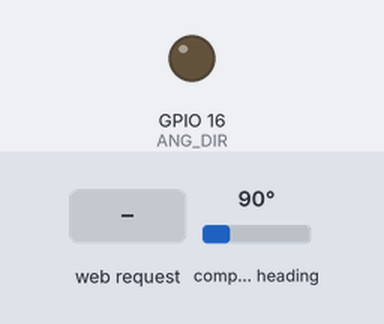
Bench run of a sketch on a simulated ESP32. Shown: output pins drawn as LEDs (lit = HIGH). The test bench sets the inputs (shaded band); at power-on: compass heading 90°. Storage starts empty; what the sketch prints to the serial monitor is not drawn.

Above: at 4.2 s.
4.3 s: HTTP request GET /toggleDIR received
At 5.7 s:
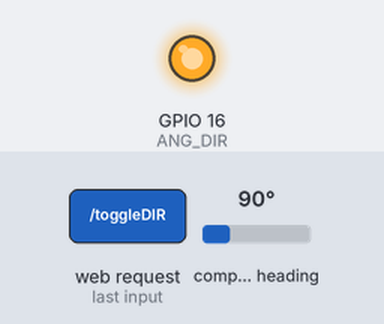
Timing chart, 0 to 7.3 s (numbered marks = the images above; inputs shaded):
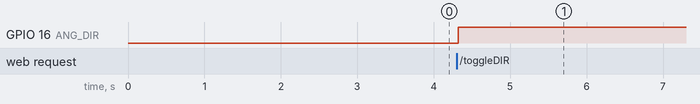

Measured:
- after the input at 4.3 s, GPIO 16 (ANG_DIR): LOW → HIGH at once

The sketch:

2026AS5600_V4.ino
```cpp
#include <WiFi.h>
#include <ESPAsyncWebServer.h>
#include <DNSServer.h>
#include <Wire.h>
#include <AS5600.h>
#include <LittleFS.h>
#include <esp_mac.h>

AS5600 encoder;
AsyncWebServer server(80);
DNSServer dnsServer;

const byte DNS_PORT = 53;

// --- CONFIGURACIÓN DE PINES Y CONSTANTES ---
#define ANG_SDA 10
#define ANG_SCL 11
#define ANG_DIR 16
#define ANG_GP0 17

#define AS5600_RAW_TO_DEGREES 0.087890625
#define DEG_TO_RAD 0.01745329251

// Variables de cinemática
unsigned long tiempoAnterior = 0;
float anguloTotal = 0, rawAnteriorRad = 0, velAngularAnt = 0;
float ang = 0, vel = 0, acel = 0;
bool estadoInvertido = false;

void setup() {
  Serial.begin(115200);
  delay(3000);

  // Configuración de Pines de Control
  pinMode(ANG_DIR, OUTPUT);
  pinMode(ANG_GP0, INPUT);
  digitalWrite(ANG_DIR, LOW); // Sentido normal inicial

  if(!LittleFS.begin(true)) return;

  Wire.begin(ANG_SDA, ANG_SCL);
  encoder.begin(255); // Nosotros controlamos DIR manualmente

  if (encoder.isConnected()) {
    float rawInitial = encoder.readAngle();
    rawAnteriorRad = (rawInitial * AS5600_RAW_TO_DEGREES) * DEG_TO_RAD;
  }

  // Red Única con MAC
  uint8_t baseMac[6];
  esp_read_mac(baseMac, ESP_MAC_WIFI_SOFTAP);
  char macStr[18];
  sprintf(macStr, "%02X%02X", baseMac[4], baseMac[5]);
  String ssidUnico = "PhySyS-Ang-" + String(macStr);

  WiFi.mode(WIFI_AP);
  WiFi.softAP(ssidUnico.c_str(), "12345678");
  dnsServer.start(DNS_PORT, "*", WiFi.softAPIP());

  // --- RUTAS DEL SERVIDOR WEB ---
  server.serveStatic("/", LittleFS, "/").setDefaultFile("index.html");

  server.on("/datos", HTTP_GET, [](AsyncWebServerRequest *req){
    int gpoStatus = digitalRead(ANG_GP0);
    String json = "{\"ang\":" + String(ang, 3) +
                  ",\"vel\":" + String(vel, 3) +
                  ",\"acel\":" + String(acel, 3) +
                  ",\"gpo\":" + String(gpoStatus) +
                  ",\"t\":" + String(millis()) + "}";
    req->send(200, "application/json", json);
  });

  // La "Magia" del 1/0 a distancia
  server.on("/toggleDIR", HTTP_GET, [](AsyncWebServerRequest *req){
    estadoInvertido = !estadoInvertido;
    digitalWrite(ANG_DIR, estadoInvertido ? HIGH : LOW);

    // Reiniciamos referencia para evitar salto en la gráfica
    float rawAngle = encoder.readAngle();
    rawAnteriorRad = (rawAngle * AS5600_RAW_TO_DEGREES) * DEG_TO_RAD;

    req->send(200, "text/plain", estadoInvertido ? "1" : "0");
  });

  // Trampas de Portal Cautivo
  server.on("/generate_204", HTTP_GET, [](AsyncWebServerRequest *req) { req->redirect("http://192.168.4.1/"); });
  server.on("/hotspot-detect.html", HTTP_GET, [](AsyncWebServerRequest *req) { req->redirect("http://192.168.4.1/"); });
  server.onNotFound([](AsyncWebServerRequest *req){ req->redirect("http://192.168.4.1/"); });

  server.begin();
  Serial.println("PhySyS V4 Angular Activo: " + ssidUnico);
}

void loop() {
  dnsServer.processNextRequest();

  float rawAngle = encoder.readAngle();
  float actualRad = (rawAngle * AS5600_RAW_TO_DEGREES) * DEG_TO_RAD;

  float deltaAng = actualRad - rawAnteriorRad;
  if (deltaAng > PI) deltaAng -= 2.0 * PI;
  if (deltaAng < -PI) deltaAng += 2.0 * PI;

  anguloTotal += deltaAng;
  rawAnteriorRad = actualRad;

  unsigned long tiempoActual = millis();
  float dt = (tiempoActual - tiempoAnterior) / 1000.0;

  if (dt > 0) {
    vel = deltaAng / dt;
    acel = (vel - velAngularAnt) / dt;
    ang = anguloTotal;
    velAngularAnt = vel;
    tiempoAnterior = tiempoActual;
  }
  delay(10);
}
```
